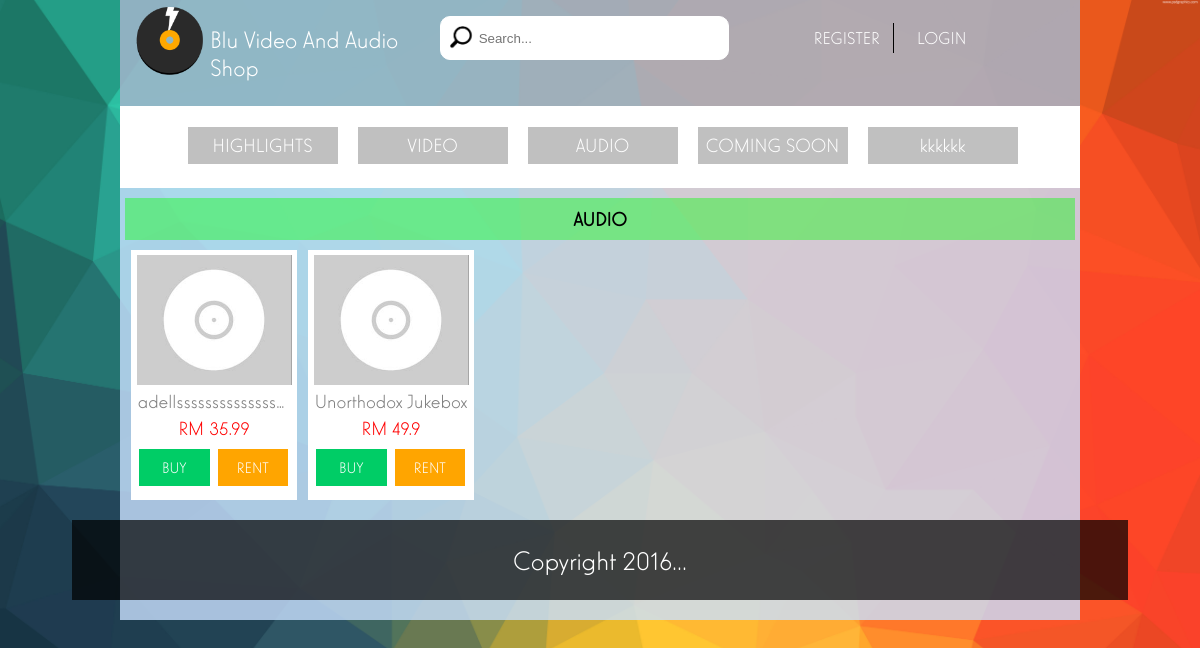
Page /visitor/navigation_link.php?cat=3 on the committed database.
### tables this page shows
CREATE TABLE IF NOT EXISTS `product` (
  `Product_ID` int(15) NOT NULL AUTO_INCREMENT,
  `Product_Name` varchar(255) NOT NULL,
  `Product_Description` varchar(255) NOT NULL,
  `Product_Pic` varchar(255) NOT NULL DEFAULT '../images/default_album.jpg',
  `Product_Type` int(15) NOT NULL,
  `Product_Category` varchar(255) NOT NULL,
  `Product_Price` double NOT NULL,
  `Product_Rent_Price` double NOT NULL DEFAULT '10',
  `Product_Stock` int(11) NOT NULL,
  `Product_Date` date NOT NULL,
  `Product_Status` varchar(15) NOT NULL,
  PRIMARY KEY (`Product_ID`)
);

### utility/audio.php (the view, shortened to what this page needs)
<?php
	if(isset($_SESSION['user_id']) && $_SESSION['user_id']) {
		$user_id = $_SESSION['user_id'];
		$login_product="product_page_login.php";
	} else {
		$login_product="product_page.php";
	}
?>
<div id="" class="new_pro_color6 pro_title1">AUDIO
</div>
<?php
	$product_sql = "select * from product where product_status = 1 and product_type = 2";
	$product_result = mysql_query($product_sql);
	$product_check = mysql_num_rows($product_result);
	if($product_check!=0){
		$product_row = mysql_fetch_array($product_result);
		do{
			$product_id = $product_row['Product_ID'];
			$product_name = $product_row['Product_Name'];
			$product_image = $product_row['Product_Pic'];
			$product_price = $product_row['Product_Price'];
			echo "
				<div id='' class='pro_div1'>
					<div id='' class='prod_pic'>
						<a href='../utility/".$login_product."?product_id=".$product_id."' target='_blank' id='' class=''><img src='".$product_image."' id='' class='prod_pic_img'/></a>
					</div>
					<a href='../utility/".$login_product."?product_id=".$product_id."' target='_blank' id='' class='prod_name'>
					".$product_name."
					</a>
					<a href='../utility/".$login_product."?product_id=".$product_id."' target='_blank' id='' class='prod_price'>
					RM ".$product_price."
					</a>
					<a href='../utility/".$login_product."?product_id=".$product_id."' name='buy_product' onclick='buy_assignLink()' class='prod_btn prod_buy'>BUY</a>
					<a href='../utility/".$login_product."?product_id=".$product_id."' name='rent_product' onclick='rent_assignLink()' class='prod_btn prod_rent'>RENT</a>
				</div>
				";
		}while($product_row = mysql_fetch_array($product_result));
	}
	else {
		include("../utility/prod_not_found.php");
	}
?>

### css/main.css (style rules this page uses)
body { background-image: url("../images/colorful-triangles-background.jpg"); background-repeat:no-repeat; -webkit-background-size: cover; -moz-background-size: cover; -o-background-size: cover; background-size: cover; margin:0 auto; font-family:elegant_luxmager; }
.pro_div1 { background-color:white; width:166px; height:250px; float:left; margin:10px 0 0 11px; }
.new_pro_color6 { background-color:rgba(0, 255, 0, 0.4); color:black; }
.pro_title1 { width:99%; text-align:center; font-size:20px; font-weight:800; padding:10px 0; margin: 10px auto 0; }
.prod_pic { width:155px; height:130px; background-color:grey; margin:5px auto; position: relative; overflow: hidden; }
.prod_pic img { position: absolute; left: 50%; top: 50%; height: 100%; width: auto; -webkit-transform: translate(-50%,-50%); -ms-transform: translate(-50%,-50%); transform: translate(-50%,-50%); }
.prod_pic img.prod_pic_img { width: 100%; height: auto; }
.prod_name { text-decoration:none; font-size:20px; display:block; width:92%; margin-bottom:10px; margin: 5px auto; overflow: hidden; text-overflow: ellipsis; white-space: nowrap; color:grey; }
.prod_price { text-decoration:none; font-size:20px; display:block; width:100%; margin-bottom:10px; color:red; }
.prod_btn { float:left; width:42.5%; padding:10px 0; text-decoration:none; color:white; }
.prod_rent { background-color: orange; }
.prod_buy { background-color: #00CD66; margin:0 8px; }

### rows in the picture
product: Product_Pic (placeholder picture), Product_Name "adellssssssssssssss…", Product_Price "35.99"
product: Product_Pic (placeholder picture), Product_Name "Unorthodox Jukebox", Product_Price "49.9"
